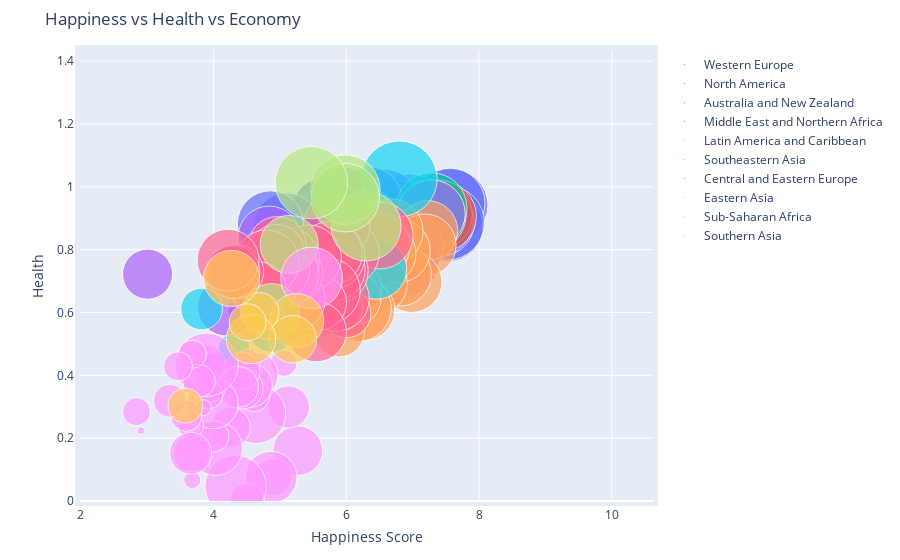

Write notebook code for a chart like this one.
### Code cell
import warnings
warnings.filterwarnings('ignore')

figure = bubbleplot(dataset = data, x_column = 'Happiness Score', y_column = 'Health (Life Expectancy)', 
    bubble_column = 'Country', size_column = 'Economy (GDP per Capita)', color_column = 'Region', 
    x_title = "Happiness Score", y_title = "Health", title = 'Happiness vs Health vs Economy',
    x_logscale = False, scale_bubble = 1, height = 1650)

py.iplot(figure, config={'scrollzoom': True})

### Figure 1 — Plotly figure (JSON) as saved in the notebook; plotly's stock layout.template omitted (floating-point values rounded to 4 significant figures)
{"data": [{"marker": {"size": [1.397, 1.302, 1.325, 1.459, 1.29, 1.329, 1.332, 1.337, 1.564, 1.336, 1.308, 1.266, 1.328, 1.278, 1.23, 1.207, 1.251, 1.208, 1.208, 1.16, 1.154], "sizemode": "area", "sizeref": 0.0005283}, "mode": "markers", "name": "Western Europe", "text": ["Switzerland", "Iceland", "Denmark", "Norway", "Finland", "Netherlands", "Sweden", "Austria", "Luxembourg", "Ireland", "Belgium", "United Kingdom", "Germany", "France", "Spain", "Malta", "Italy", "North Cyprus", "Cyprus", "Portugal", "Greece"], "type": "scatter", "x": [7.587, 7.561, 7.527, 7.522, 7.406, 7.378, 7.364, 7.2, 6.946, 6.94, 6.937, 6.867, 6.75, 6.575, 6.329, 6.302, 5.948, 5.695, 5.689, 5.102, 4.857], "y": [0.9414, 0.9478, 0.8746, 0.8852, 0.8891, 0.8928, 0.9109, 0.8904, 0.9189, 0.8953, 0.8967, 0.9094, 0.8919, 0.9458, 0.9556, 0.8872, 0.9545, 0.9236, 0.9236, 0.8752, 0.8821]}, {"marker": {"size": [1.326, 1.395], "sizemode": "area", "sizeref": 0.0005283}, "mode": "markers", "name": "North America", "text": ["Canada", "United States"], "type": "scatter", "x": [7.427, 7.119], "y": [0.9056, 0.8618]}, {"marker": {"size": [1.25, 1.334], "sizemode": "area", "sizeref": 0.0005283}, "mode": "markers", "name": "Australia and New Zealand", "text": ["New Zealand", "Australia"], "type": "scatter", "x": [7.286, 7.284], "y": [0.9084, 0.9316]}, {"marker": {"size": [1.229, 1.427, 1.36, 1.69, 1.395, 1.554, 1.324, 1.131, 0.9393, 1.061, 0.902, 0.7348, 1.026, 0.8811, 0.5987, 1.009, 0.9855, 0.8818, 0.5465, 0.6632], "sizemode": "area", "sizeref": 0.0005283}, "mode": "markers", "name": "Middle East and Northern Africa", "text": ["Israel", "United Arab Emirates", "Oman", "Qatar", "Saudi Arabia", "Kuwait", "Bahrain", "Libya", "Algeria", "Turkey", "Jordan", "Morocco", "Lebanon", "Tunisia", "Palestinian Territories", "Iran", "Iraq", "Egypt", "Yemen", "Syria"], "type": "scatter", "x": [7.278, 6.901, 6.853, 6.611, 6.411, 6.295, 5.96, 5.754, 5.605, 5.332, 5.192, 5.013, 4.839, 4.739, 4.715, 4.686, 4.677, 4.194, 4.077, 3.006], "y": [0.9139, 0.8093, 0.7628, 0.7973, 0.7202, 0.7249, 0.7472, 0.7038, 0.6177, 0.7317, 0.6964, 0.6095, 0.8395, 0.7379, 0.6602, 0.698, 0.6024, 0.6171, 0.4006, 0.7219]}, {"marker": {"size": [0.9558, 1.021, 0.9812, 1.044, 1.064, 1.107, 1.054, 1.062, 0.9186, 0.9953, 1.212, 0.7645, 0.7455, 0.864, 0.6813, 0.7599, 0.5933, 0.9002, 0.8104, 0.8954, 0.5953, 0.2667], "sizemode": "area", "sizeref": 0.0005283}, "mode": "markers", "name": "Latin America and Caribbean", "text": ["Costa Rica", "Mexico", "Brazil", "Venezuela", "Panama", "Chile", "Argentina", "Uruguay", "Colombia", "Suriname", "Trinidad and Tobago", "El Salvador", "Guatemala", "Ecuador", "Bolivia", "Paraguay", "Nicaragua", "Peru", "Jamaica", "Dominican Republic", "Honduras", "Haiti"], "type": "scatter", "x": [7.226, 7.187, 6.983, 6.81, 6.786, 6.67, 6.574, 6.485, 6.477, 6.269, 6.168, 6.13, 6.123, 5.975, 5.89, 5.878, 5.828, 5.824, 5.709, 4.885, 4.788, 4.518], "y": [0.8603, 0.8144, 0.697, 0.7205, 0.7966, 0.8586, 0.7872, 0.8116, 0.6908, 0.6082, 0.6148, 0.6774, 0.6442, 0.7907, 0.5392, 0.661, 0.7431, 0.7302, 0.6874, 0.6683, 0.6951, 0.3885]}, {"marker": {"size": [1.522, 0.9669, 1.125, 0.8283, 0.6322, 0.7053, 0.5907, 0.2711, 0.4604], "sizemode": "area", "sizeref": 0.0005283}, "mode": "markers", "name": "Southeastern Asia", "text": ["Singapore", "Thailand", "Malaysia", "Indonesia", "Vietnam", "Philippines", "Laos", "Myanmar", "Cambodia"], "type": "scatter", "x": [6.798, 6.455, 5.77, 5.399, 5.36, 5.073, 4.876, 4.307, 3.819], "y": [1.025, 0.7385, 0.7239, 0.6379, 0.7468, 0.5811, 0.5491, 0.4825, 0.6111]}, {"marker": {"size": [1.179, 0.6324, 1.169, 0.5945, 1.123, 1.185, 1.147, 1.032, 1.126, 1.083, 1.138, 0.8015, 0.9585, 1.152, 0.4743, 1.024, 0.9744, 1.043, 0.9205, 1.113, 0.9185, 0.8787, 0.8322, 1.121, 0.3905, 0.7991, 0.7682, 0.7419, 1.012], "sizemode": "area", "sizeref": 0.0005283}, "mode": "markers", "name": "Central and Eastern Europe", "text": ["Czech Republic", "Uzbekistan", "Slovakia", "Moldova", "Kazakhstan", "Slovenia", "Lithuania", "Belarus", "Poland", "Croatia", "Russia", "Kosovo", "Turkmenistan", "Estonia", "Kyrgyzstan", "Azerbaijan", "Montenegro", "Romania", "Serbia", "Latvia", "Macedonia", "Albania", "Bosnia and Herzegovina", "Hungary", "Tajikistan", "Ukraine", "Armenia", "Georgia", "Bulgaria"], "type": "scatter", "x": [6.505, 6.003, 5.995, 5.889, 5.855, 5.848, 5.833, 5.813, 5.791, 5.759, 5.716, 5.589, 5.548, 5.429, 5.286, 5.212, 5.192, 5.124, 5.123, 5.098, 5.007, 4.959, 4.949, 4.8, 4.786, 4.681, 4.35, 4.297, 4.218], "y": [0.8448, 0.5977, 0.789, 0.6183, 0.6437, 0.8734, 0.7313, 0.7361, 0.779, 0.7881, 0.6693, 0.6313, 0.5389, 0.7736, 0.6509, 0.6404, 0.7252, 0.7689, 0.7484, 0.7244, 0.7355, 0.8133, 0.7908, 0.7591, 0.5738, 0.6739, 0.7299, 0.7293, 0.7665]}, {"marker": {"size": [1.291, 1.271, 1.245, 1.386, 0.8901, 0.8282], "sizemode": "area", "sizeref": 0.0005283}, "mode": "markers", "name": "Eastern Asia", "text": ["Taiwan", "Japan", "South Korea", "Hong Kong", "China", "Mongolia"], "type": "scatter", "x": [6.298, 5.987, 5.984, 5.474, 5.14, 4.874], "y": [0.8753, 0.9911, 0.9654, 1.013, 0.8166, 0.6027]}, {"marker": {"size": [1.008, 0.6543, 0.4704, 0.1885, 0.08308, 0.3755, 0.7121, 0.9205, 0.5456, 0.271, 0.0712, 0.5211, 0, 0.1907, 0.3302, 0.4541, 0.3647, 0.4402, 0.9936, 0.01604, 0.4225, 0.7578, 0.2607, 0.6787, 0.2391, 0.211, 0.365, 1.06, 0.0694, 0.2852, 0.2082, 0.0785, 0.3419, 0.1742, 0.4653, 0.2581, 0.2221, 0.2867, 0.0153, 0.2087], "sizemode": "area", "sizeref": 0.0005283}, "mode": "markers", "name": "Sub-Saharan Africa", "text": ["Mauritius", "Nigeria", "Zambia", "Somaliland region", "Mozambique", "Lesotho", "Swaziland", "South Africa", "Ghana", "Zimbabwe", "Liberia", "Sudan", "Congo (Kinshasa)", "Ethiopia", "Sierra Leone", "Mauritania", "Kenya", "Djibouti", "Botswana", "Malawi", "Cameroon", "Angola", "Mali", "Congo (Brazzaville)", "Comoros", "Uganda", "Senegal", "Gabon", "Niger", "Tanzania", "Madagascar", "Central African Republic", "Chad", "Guinea", "Ivory Coast", "Burkina Faso", "Rwanda", "Benin", "Burundi", "Togo"], "type": "scatter", "x": [5.477, 5.268, 5.129, 5.057, 4.971, 4.898, 4.867, 4.642, 4.633, 4.61, 4.571, 4.55, 4.517, 4.512, 4.507, 4.436, 4.419, 4.369, 4.332, 4.292, 4.252, 4.033, 3.995, 3.989, 3.956, 3.931, 3.904, 3.896, 3.845, 3.781, 3.681, 3.678, 3.667, 3.656, 3.655, 3.587, 3.465, 3.34, 2.905, 2.839], "y": [0.7095, 0.1601, 0.2992, 0.4387, 0.09131, 0.07612, 0.07566, 0.2769, 0.4013, 0.3347, 0.342, 0.3688, 0.09806, 0.4405, 0, 0.3587, 0.4143, 0.3629, 0.04776, 0.2256, 0.234, 0.1668, 0.2058, 0.3105, 0.3631, 0.3386, 0.4354, 0.4337, 0.2971, 0.3821, 0.4672, 0.06699, 0.1501, 0.2401, 0.1519, 0.2712, 0.4286, 0.3191, 0.224, 0.2844]}, {"marker": {"size": [0.7704, 0.5954, 0.3975, 0.645, 0.36, 0.8352, 0.3198], "sizemode": "area", "sizeref": 0.0005283}, "mode": "markers", "name": "Southern Asia", "text": ["Bhutan", "Pakistan", "Bangladesh", "India", "Nepal", "Sri Lanka", "Afghanistan"], "type": "scatter", "x": [5.253, 5.194, 4.694, 4.565, 4.514, 4.271, 3.575], "y": [0.5741, 0.5147, 0.6016, 0.5153, 0.5687, 0.7081, 0.3034]}], "layout": {"autosize": true, "hovermode": "closest", "margin": {"b": 50, "pad": 5, "t": 50}, "showlegend": true, "title": {"text": "Happiness vs Health vs Economy"}, "xaxis": {"autorange": false, "range": [1.987, 10.62], "title": {"text": "Happiness Score"}, "type": "linear"}, "yaxis": {"autorange": false, "range": [0, 1.435], "title": {"text": "Health"}, "type": "linear"}}}
